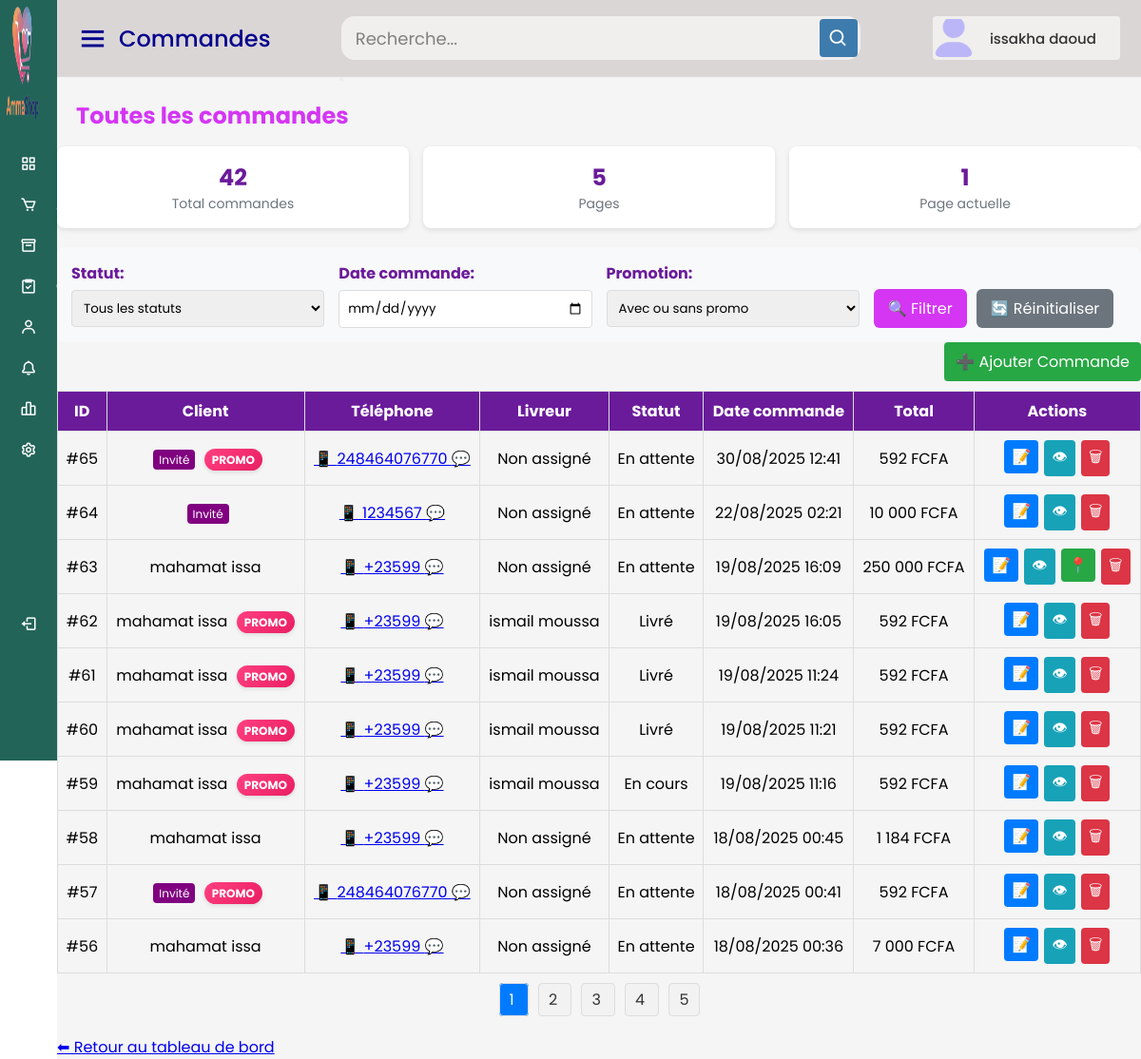
The app's page /tchadshop/toutes_commandes.php (signed in) with its own data.
### tables this page shows
CREATE TABLE IF NOT EXISTS `commandes` (
  `id` int NOT NULL AUTO_INCREMENT,
  `client_id` int DEFAULT NULL,
  `livreur_id` int DEFAULT NULL,
  `statut` enum('en attente','en cours','livré','échec') DEFAULT 'en attente',
  `total` decimal(10,2) NOT NULL,
  `date_commande` datetime DEFAULT CURRENT_TIMESTAMP,
  `latitude` decimal(10,8) DEFAULT NULL,
  `longitude` decimal(11,8) DEFAULT NULL,
  `adresse` varchar(255) DEFAULT NULL,
  `date_livraison` datetime DEFAULT NULL,
  `temps_livraison` varchar(50) DEFAULT NULL,
  `date_livraison_prevue` datetime DEFAULT NULL,
  `audio_path` varchar(255) DEFAULT NULL,
  `vu` tinyint(1) NOT NULL DEFAULT '0',
  PRIMARY KEY (`id`),
  KEY `commandes_ibfk_1` (`client_id`),
  KEY `commandes_ibfk_2` (`livreur_id`)
);

CREATE TABLE IF NOT EXISTS `clients` (
  `id` int NOT NULL AUTO_INCREMENT,
  `nom` varchar(100) NOT NULL,
  `email` varchar(100) DEFAULT NULL,
  `telephone` varchar(20) NOT NULL,
  `adresse` text,
  `password` varchar(255) DEFAULT NULL,
  `created_at` timestamp NULL DEFAULT CURRENT_TIMESTAMP,
  `invite` tinyint(1) DEFAULT '1',
  `vu` tinyint(1) DEFAULT '0',
  `reset_token` varchar(255) DEFAULT NULL,
  `reset_token_expire` int DEFAULT NULL,
  `langue` varchar(5) DEFAULT 'fr',
  PRIMARY KEY (`id`),
  UNIQUE KEY `email` (`email`)
);

CREATE TABLE IF NOT EXISTS `livreurs` (
  `id` int NOT NULL AUTO_INCREMENT,
  `nom` varchar(100) NOT NULL,
  `telephone` varchar(20) NOT NULL,
  `email` varchar(100) DEFAULT NULL,
  `password` varchar(255) DEFAULT NULL,
  `actif` tinyint(1) DEFAULT '1',
  `created_at` timestamp NULL DEFAULT CURRENT_TIMESTAMP,
  PRIMARY KEY (`id`),
  UNIQUE KEY `email` (`email`)
);

### tchadshop/toutes_commandes.php (the view, shortened to what this page needs)
<?php
$conn = new mysqli("localhost", "root", "", "tchadshop_db");
$par_page = 10;
$page = isset($_GET['page']) ? max(1, intval($_GET['page'])) : 1;
$debut = ($page - 1) * $par_page;
$search = $conn->real_escape_string($_GET['search'] ?? '');
$filtre_statut = $conn->real_escape_string($_GET['filtre_statut'] ?? '');
$date_commande = $conn->real_escape_string($_GET['date_commande'] ?? '');
$filtre_promo = $conn->real_escape_string($_GET['filtre_promo'] ?? '');
$where = "1";
$total_req = $conn->query("SELECT COUNT(*) AS total FROM commandes c LEFT JOIN clients cl ON c.client_id = cl.id WHERE $where");
$total_lignes = $total_req->fetch_assoc()['total'];
$total_pages = ceil($total_lignes / $par_page);
$sql = "SELECT
            c.id,
            c.total,
            c.statut,
            c.date_commande,
            c.date_livraison_prevue,
            c.adresse,
            c.latitude,
            c.longitude,
            c.audio_path,
            cl.nom AS client_nom,
            cl.telephone AS client_tel,
            cl.invite AS client_invite,
            l.nom AS livreur_nom,
            EXISTS (SELECT 1 FROM details_commandes dc WHERE dc.commande_id = c.id AND dc.promotion = 1) AS a_promotion
        FROM commandes c
        LEFT JOIN clients cl ON c.client_id = cl.id
        LEFT JOIN livreurs l ON c.livreur_id = l.id
        WHERE $where
        ORDER BY c.date_commande DESC
        LIMIT $debut, $par_page";
$result = $conn->query($sql);
$commandes = [];
if ($result->num_rows > 0) {
    while ($row = $result->fetch_assoc()) {
        $commandes[] = $row;
    }
}
?>
<!DOCTYPE html>
<html lang="fr">
<head>
</head>
<body>
    <?php include("header.php"); ?>
    <div class="home-content">
        <h2>Toutes les commandes</h2>
        <div class="stats">
            <div class="stat-card">
                <div class="stat-value"><?= $total_lignes ?></div>
                <div class="stat-label">Total commandes</div>
            </div>
            <div class="stat-card">
                <div class="stat-value"><?= $total_pages ?></div>
                <div class="stat-label">Pages</div>
            </div>
            <div class="stat-card">
                <div class="stat-value"><?= $page ?></div>
                <div class="stat-label">Page actuelle</div>
            </div>
        </div>
        <form method="get" action="">
            <div class="filters">
                <div class="filter-group">
                    <label for="filtre_statut">Statut:</label>
                    <select name="filtre_statut" id="filtre_statut">
                        <option value="">Tous les statuts</option>
                    </select>
                </div>
                <div class="filter-group">
                    <label for="date_commande">Date commande:</label>
                    <input type="date" name="date_commande" id="date_commande" value="<?= htmlspecialchars($date_commande) ?>">
                </div>
                <div class="filter-group">
                    <label for="filtre_promo">Promotion:</label>
                    <select name="filtre_promo" id="filtre_promo">
                        <option value="">Avec ou sans promo</option>
                    </select>
                </div>
                <div class="filter-buttons">
                    <button type="submit" class="button">🔍 Filtrer</button>
                    <a href="toutes_commandes.php" class="reset-btn">🔄 Réinitialiser</a>
                </div>
            </div>
        </form>
        <a href="ajouter_commande.php" style="display:inline-block;padding:8px 12px;background:#28a745;color:#fff;border-radius:4px;text-decoration:none;margin-bottom:10px;float:right">➕ Ajouter Commande</a>
        <table>
            <thead>
                <tr>
                    <th>ID</th>
                    <th>Client</th>
                    <th>Téléphone</th>
                    <th>Livreur</th>
                    <th>Statut</th>
                    <th>Date commande</th>
                    <th>Total</th>
                    <th>Actions</th>
                </tr>
            </thead>
            <tbody>
                <?php if (!empty($commandes)): ?>
                    <?php foreach ($commandes as $row): ?>
                        <tr>
                            <td>#<?= $row['id'] ?></td>
                            <td>
                                <?php if ($row['client_invite']): ?>
                                    <span class="badge-invite">Invité</span>
                                <?php else: ?>
                                    <?= htmlspecialchars($row['client_nom'] ?? '') ?>
                                <?php endif; ?>
                                <?php if ($row['a_promotion']): ?>
                                    <span class="badge-promo">PROMO</span>
                                <?php endif; ?>
                            </td>
                            <td>
                                <?php if ($row['client_tel']): ?>
                                    <a href="https://wa.me/<?= htmlspecialchars($row['client_tel']) ?>" target="_blank">
                                        📱 <?= htmlspecialchars($row['client_tel']) ?> 💬
                                    </a>
                                <?php else: ?>
                                    -
                                <?php endif; ?>
                            </td>
                            <td><?= htmlspecialchars($row['livreur_nom'] ?? 'Non assigné') ?></td>
                            <td><?= ucfirst($row['statut']) ?></td>
                            <td><?= date('d/m/Y H:i', strtotime($row['date_commande'])) ?></td>
                            <td><?= number_format($row['total'], 0, ',', ' ') ?> FCFA</td>
                            <td>
                                <a href="modifier_commande.php?id=<?= $row['id'] ?>" class="action-btn edit-btn">📝</a>
                                <a href="details_commande.php?id=<?= $row['id'] ?>" class="action-btn view-btn">👁</a>
                                <?php if ($row['latitude'] && $row['longitude']): ?>
                                    <a href="voir_position.php?id=<?= $row['id'] ?>" target="_blank" class="action-btn map-btn">📍</a>
                                <?php endif; ?>
                                <a href="supprimer_commande.php?id=<?= $row['id'] ?>" class="action-btn delete-btn" onclick="return confirm('⚠️ Confirmer la suppression ?');">🗑</a>
                            </td>
                        </tr>
                    <?php endforeach; ?>
                <?php else: ?>
                    <tr><td colspan="8" style="text-align: center; padding: 20px;">Aucune commande trouvée.</td></tr>
                <?php endif; ?>
            </tbody>
        </table>
        <div class="pagination">
            <?php for ($i = 1; $i <= $total_pages; $i++): ?>
                <a href="?page=<?= $i ?>&search=<?= urlencode($search) ?>&filtre_statut=<?= urlencode($filtre_statut) ?>&date_commande=<?= urlencode($date_commande) ?>&filtre_promo=<?= urlencode($filtre_promo) ?>" class="<?= $i == $page ? 'active' : '' ?>">
                    <?= $i ?>
                </a>
            <?php endfor; ?>
        </div>
        <br>
        <a href="dashboard.php">⬅ Retour au tableau de bord</a>
    </div>
</body>
</html>

### tchadshop/style4.css (style rules this page uses)
* { margin: 0; padding: 0; box-sizing: border-box; font-family: "Poppins", sans-serif; }
.home-section .home-content { position: relative; padding-top: 104px; }

### tchadshop/toutes_commandes.php (style rules this page uses)
table { width: 100%; border-collapse: collapse; margin-top: 20px; }
th, td { border: 1px solid #ddd; padding: 8px; text-align: center; }
th { background-color: #6a1b9a; color: #fff; }
.pagination { margin-top: 15px; text-align: center; }
.pagination a { margin: 0 5px; text-decoration: none; padding: 5px 10px; background: #f2f2f2; border: 1px solid #ddd; border-radius: 4px; color: #333; }
.pagination a.active { background: #007bff; color: #fff; }
.filters { margin-top: 20px; display: grid; grid-template-columns: repeat(auto-fit, minmax(200px, 1fr)); gap: 15px; padding: 15px; background: #f8f9fa; border-radius: 8px; }
.filter-group { display: flex; flex-direction: column; }
.filter-group label { margin-bottom: 5px; font-weight: bold; color: #6a1b9a; }
.filters input, .filters select { padding: 8px; border: 1px solid #ddd; border-radius: 4px; }
.filter-buttons { display: flex; align-items: flex-end; gap: 10px; }
.action-btn { padding: 5px 8px; margin: 1px; border: none; border-radius: 4px; cursor: pointer; color: #fff; text-decoration: none; display: inline-block; }
.edit-btn { background-color: #007bff; }
.view-btn { background-color: #17a2b8; }
.delete-btn { background-color: #dc3545; }
.map-btn { background-color: #28a745; }
.badge-invite { background: purple; color: #fff; padding: 2px 6px; border-radius: 4px; font-size: 12px; margin-left: 5px; }
.badge-promo { background: linear-gradient(135deg, #ff4081, #e91e63); color: #fff; padding: 3px 8px; border-radius: 12px; font-size: 12px; font-weight: bold; margin-left: 5px; box-shadow: 0 2px 4px rgba(0,0,0,0.1); }
h2 { color: rgb(212, 54, 244); margin-left: 20px; }
.button { background: rgb(212, 54, 244); padding: 8px 15px; border: none; color: white; font-size: 16px; border-radius: 6px; cursor: pointer; }
.reset-btn { background: #6c757d; padding: 8px 15px; border: none; color: white; font-size: 16px; border-radius: 6px; cursor: pointer; text-decoration: none; display: inline-block; text-align: center; }
.stats { display: flex; gap: 15px; margin: 15px 0; flex-wrap: wrap; }
.stat-card { background: white; padding: 15px; border-radius: 8px; box-shadow: 0 2px 5px rgba(0,0,0,0.1); flex: 1; min-width: 200px; text-align: center; }
.stat-value { font-size: 24px; font-weight: bold; color: #6a1b9a; }
.stat-label { font-size: 14px; color: #6c757d; }

### records on screen
commandes: id "65", shows "Invité", shows "PROMO", client.telephone "248464076770", livreur_nom "Non assigné", statut "En attente", date_commande "30/08/2025 12:41", total "592"
commandes: id "64", shows "Invité", client.telephone "1234567", livreur_nom "Non assigné", statut "En attente", date_commande "22/08/2025 02:21", total "10 000"
commandes: id "63", client.nom "mahamat issa", client.telephone "+23599", livreur_nom "Non assigné", statut "En attente", date_commande "19/08/2025 16:09", total "250 000"
commandes: id "62", client.nom "mahamat issa", shows "PROMO", client.telephone "+23599", livreur.nom "ismail moussa", statut "Livré", date_commande "19/08/2025 16:05", total "592"
commandes: id "61", client.nom "mahamat issa", shows "PROMO", client.telephone "+23599", livreur.nom "ismail moussa", statut "Livré", date_commande "19/08/2025 11:24", total "592"
commandes: id "60", client.nom "mahamat issa", shows "PROMO", client.telephone "+23599", livreur.nom "ismail moussa", statut "Livré", date_commande "19/08/2025 11:21", total "592"
commandes: id "59", client.nom "mahamat issa", shows "PROMO", client.telephone "+23599", livreur.nom "ismail moussa", statut "En cours", date_commande "19/08/2025 11:16", total "592"
commandes: id "58", client.nom "mahamat issa", client.telephone "+23599", livreur_nom "Non assigné", statut "En attente", date_commande "18/08/2025 00:45", total "1 184"
commandes: id "57", shows "Invité", shows "PROMO", client.telephone "248464076770", livreur_nom "Non assigné", statut "En attente", date_commande "18/08/2025 00:41", total "592"
commandes: id "56", client.nom "mahamat issa", client.telephone "+23599", livreur_nom "Non assigné", statut "En attente", date_commande "18/08/2025 00:36", total "7 000"

### other values on screen
$page_title "Commandes"
$adminName "issakha daoud"
$total_lignes "42"
$total_pages "5"
$page "1"
